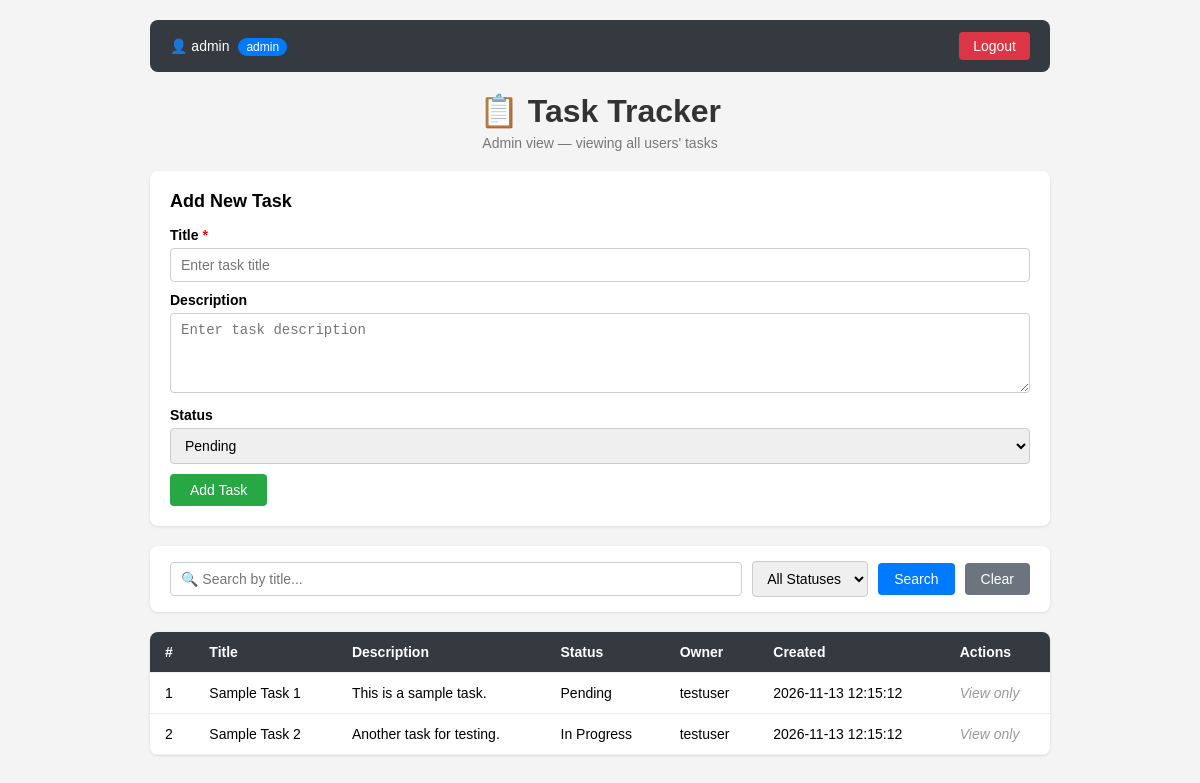
/index.php (signed in), run on the app's committed database.
### tables this page shows
CREATE TABLE tasks (
    id INT AUTO_INCREMENT PRIMARY KEY,
    user_id INT NOT NULL,
    title VARCHAR(255) NOT NULL,
    description TEXT,
    status ENUM('Pending', 'In Progress', 'Completed') DEFAULT 'Pending',
    created_at TIMESTAMP DEFAULT CURRENT_TIMESTAMP,
    FOREIGN KEY (user_id) REFERENCES users(id) ON DELETE CASCADE
);

CREATE TABLE users (
    id INT AUTO_INCREMENT PRIMARY KEY,
    username VARCHAR(50) NOT NULL UNIQUE,
    password VARCHAR(255) NOT NULL,
    role ENUM('admin', 'user') DEFAULT 'user',
    created_at TIMESTAMP DEFAULT CURRENT_TIMESTAMP
);

### index.php (the view, shortened to what this page needs)
<?php
require_once 'db.php';
$userId = $_SESSION['user_id'];
$userRole = $_SESSION['role'];
$username = $_SESSION['username'];
$search = trim($_GET['search'] ?? '');
if ($userRole === 'admin') {
    $sql = "SELECT tasks.*, users.username AS owner FROM tasks JOIN users ON tasks.user_id = users.id WHERE 1=1";
} else {
    $sql = "SELECT * FROM tasks WHERE user_id = ?";
}
$params = [];
$sql .= " ORDER BY created_at DESC";
$stmt = $pdo->prepare($sql);
$stmt->execute($params);
$tasks = $stmt->fetchAll(PDO::FETCH_ASSOC);
$editTask = null;
?>
<!DOCTYPE html>
<html lang="en">
<head>
</head>
<body>
<div class="container">
    <div class="navbar">
        <div class="user-info">
            👤 <?php echo htmlspecialchars($username); ?>
            <span><?php echo htmlspecialchars($userRole); ?></span>
        </div>
        <a href="logout.php">Logout</a>
    </div>
    <h1>📋 Task Tracker</h1>
    <p style="text-align:center; color:#777; margin-bottom:20px; font-size:14px;">
        <?php if ($userRole === 'admin'): ?>
            Admin view — viewing all users' tasks
        <?php else: ?>
            Your personal tasks
        <?php endif; ?>
    </p>
    <div class="form-box">
        <?php if ($editTask): ?>
            <h2>Edit Task</h2>
            <form method="POST" action="index.php" onsubmit="return validateForm(this);">
                <?php echo csrfField(); ?>
                <input type="hidden" name="action" value="edit">
                <input type="hidden" name="id" value="<?php echo $editTask['id']; ?>">
                <label>Title <span style="color:red;">*</span></label>
                <input type="text" name="title" value="<?php echo htmlspecialchars($editTask['title']); ?>" required>
                <label>Description</label>
                <textarea name="description"><?php echo htmlspecialchars($editTask['description']); ?></textarea>
                <label>Status</label>
                <select name="status">
                    <option value="Pending" <?php echo $editTask['status'] === 'Pending' ? 'selected' : ''; ?>>Pending</option>
                    <option value="In Progress" <?php echo $editTask['status'] === 'In Progress' ? 'selected' : ''; ?>>In Progress</option>
                    <option value="Completed" <?php echo $editTask['status'] === 'Completed' ? 'selected' : ''; ?>>Completed</option>
                </select>
                <button type="submit" class="btn btn-edit">Update Task</button>
                <a href="index.php" class="btn-cancel">Cancel</a>
            </form>
        <?php else: ?>
            <h2>Add New Task</h2>
            <form method="POST" action="index.php" onsubmit="return validateForm(this);">
                <label>Title <span style="color:red;">*</span></label>
                <input type="text" name="title" placeholder="Enter task title" required>
                <label>Description</label>
                <textarea name="description" placeholder="Enter task description"></textarea>
                <label>Status</label>
                <select name="status">
                    <option value="Pending">Pending</option>
                </select>
                <button type="submit" class="btn btn-add">Add Task</button>
            </form>
        <?php endif; ?>
    </div>
    <div class="search-bar">
        <form method="GET" action="index.php" style="display:flex; gap:10px; width:100%; flex-wrap:wrap; align-items:center;">
            <input type="text" name="search" placeholder="🔍 Search by title..." value="<?php echo htmlspecialchars($search); ?>">
            <select name="filter">
                <option value="">All Statuses</option>
            </select>
            <button type="submit">Search</button>
            <a href="index.php">Clear</a>
        </form>
    </div>
    <?php if (count($tasks) > 0): ?>
        <table class="task-table">
            <thead>
                <tr>
                    <th>#</th>
                    <th>Title</th>
                    <th>Description</th>
                    <th>Status</th>
                    <?php if ($userRole === 'admin'): ?><th>Owner</th><?php endif; ?>
                    <th>Created</th>
                    <th>Actions</th>
                </tr>
            </thead>
            <tbody>
                <?php foreach ($tasks as $index => $task): ?>
                <tr>
                    <td><?php echo $index + 1; ?></td>
                    <td><?php echo htmlspecialchars($task['title']); ?></td>
                    <td><?php echo htmlspecialchars($task['description']); ?></td>
                    <td>
                        <?php if ($task['user_id'] == $userId): ?>
                        <form method="POST" action="index.php" class="status-form" style="display:inline;">
                            <?php echo csrfField(); ?>
                            <input type="hidden" name="action" value="status">
                            <input type="hidden" name="id" value="<?php echo $task['id']; ?>">
                            <select name="status" onchange="this.form.submit();">
                                <option value="Pending" <?php echo $task['status'] === 'Pending' ? 'selected' : ''; ?>>⏳ Pending</option>
                                <option value="In Progress" <?php echo $task['status'] === 'In Progress' ? 'selected' : ''; ?>>🔄 In Progress</option>
                                <option value="Completed" <?php echo $task['status'] === 'Completed' ? 'selected' : ''; ?>>✅ Completed</option>
                            </select>
                        </form>
                        <?php else: ?>
                            <?php echo htmlspecialchars($task['status']); ?>
                        <?php endif; ?>
                    </td>
                    <?php if ($userRole === 'admin'): ?>
                        <td><?php echo htmlspecialchars($task['owner'] ?? ''); ?></td>
                    <?php endif; ?>
                    <td><?php echo $task['created_at']; ?></td>
                    <td class="actions">
                        <?php if ($task['user_id'] == $userId): ?>
                            <a href="index.php?edit=<?php echo $task['id']; ?>">✏️ Edit</a>
                            <form method="POST" action="index.php" style="display:inline;" onsubmit="return confirm('Are you sure you want to delete this task?');">
                                <?php echo csrfField(); ?>
                                <input type="hidden" name="action" value="delete">
                                <input type="hidden" name="id" value="<?php echo $task['id']; ?>">
                                <button type="submit" class="btn btn-delete" style="padding:2px 8px; font-size:12px;">🗑️ Delete</button>
                            </form>
                        <?php else: ?>
                            <em style="color:#999;">View only</em>
                        <?php endif; ?>
                    </td>
                </tr>
                <?php endforeach; ?>
            </tbody>
        </table>
    <?php endif; ?>
</div>
</body>
</html>

### index.php (style rules this page uses)
* { margin: 0; padding: 0; box-sizing: border-box; }
body { font-family: Arial, sans-serif; background: #f4f4f4; padding: 20px; }
.container { max-width: 900px; margin: 0 auto; }
h1 { text-align: center; margin-bottom: 5px; color: #333; }
.navbar { background: #343a40; color: #fff; padding: 12px 20px; border-radius: 8px; margin-bottom: 20px; display: flex; justify-content: space-between; align-items: center; }
.navbar .user-info { font-size: 14px; }
.navbar .user-info span { background: #007bff; padding: 2px 8px; border-radius: 10px; font-size: 12px; margin-left: 5px; }
.navbar a { color: #fff; text-decoration: none; background: #dc3545; padding: 6px 14px; border-radius: 4px; font-size: 14px; }
.form-box { background: #fff; padding: 20px; border-radius: 8px; margin-bottom: 20px; box-shadow: 0 1px 3px rgba(0,0,0,0.1); }
.form-box h2 { margin-bottom: 15px; font-size: 18px; }
.form-box label { display: block; margin-bottom: 5px; font-weight: bold; font-size: 14px; }
.form-box input[type="text"], .form-box textarea, .form-box select { width: 100%; padding: 8px 10px; margin-bottom: 10px; border: 1px solid #ccc; border-radius: 4px; font-size: 14px; }
.form-box textarea { height: 80px; resize: vertical; }
.btn { padding: 8px 20px; border: none; border-radius: 4px; cursor: pointer; font-size: 14px; color: #fff; }
.btn-add { background: #28a745; }
.search-bar { background: #fff; padding: 15px 20px; border-radius: 8px; margin-bottom: 20px; box-shadow: 0 1px 3px rgba(0,0,0,0.1); display: flex; gap: 10px; align-items: center; flex-wrap: wrap; }
.search-bar input[type="text"] { flex: 1; padding: 8px 10px; border: 1px solid #ccc; border-radius: 4px; font-size: 14px; min-width: 200px; }
.search-bar select { padding: 8px 10px; border: 1px solid #ccc; border-radius: 4px; font-size: 14px; }
.search-bar button { padding: 8px 16px; background: #007bff; color: #fff; border: none; border-radius: 4px; cursor: pointer; font-size: 14px; }
.search-bar a { padding: 8px 16px; background: #6c757d; color: #fff; border-radius: 4px; text-decoration: none; font-size: 14px; }
.task-table { width: 100%; border-collapse: collapse; background: #fff; border-radius: 8px; overflow: hidden; box-shadow: 0 1px 3px rgba(0,0,0,0.1); }
.task-table th, .task-table td { padding: 12px 15px; text-align: left; border-bottom: 1px solid #eee; font-size: 14px; }
.task-table th { background: #343a40; color: #fff; }

### data on the page
tasks: title "Sample Task 1", description "This is a sample task.", status "Pending", user.username "testuser", created_at "2026-11-13 12:15:12", shows "View only"
tasks: title "Sample Task 2", description "Another task for testing.", status "In Progress", user.username "testuser", created_at "2026-11-13 12:15:12", shows "View only"

### other printed values
$username "admin"
$userRole "admin"
